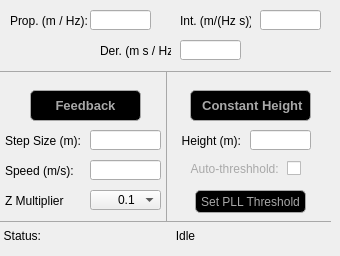
    <widget class="QWidget" name="tab">
     <property name="styleSheet">
      <string notr="true">#tab{
background: black
}</string>
     </property>
     <attribute name="title">
      <string>PID Approach</string>
     </attribute>
     <widget class="QPushButton" name="push_ApproachForFeedback">
      <property name="geometry">
       <rect>
        <x>30</x>
        <y>90</y>
        <width>111</width>
        <height>31</height>
       </rect>
      </property>
      <property name="font">
       <font>
        <pointsize>10</pointsize>
        <weight>75</weight>
        <bold>true</bold>
       </font>
      </property>
      <property name="styleSheet">
       <string notr="true">QPushButton#push_ApproachForFeedback{
color: rgb(168,168,168);
background-color:rgb(0,0,0);
border: 1px solid rgb(168,168,168);
border-radius: 5px
}

QPushButton:pressed#push_ApproachForFeedback{
color: rgb(168,168,168);
background-color:rgb(95,107,166);
border: 1px solid rgb(168,168,168);
border-radius: 5px
}

QPushButton:disabled#push_ApproachForFeedback{
color: rgb(80,80,80);
background-color:rgb(0,0,0);
border: 1px solid rgb(80,80,80);
border-radius: 5px
}
</string>
      </property>
      <property name="text">
       <string>Feedback</string>
      </property>
     </widget>
     <widget class="QLineEdit" name="lineEdit_I">
      <property name="geometry">
       <rect>
        <x>260</x>
        <y>10</y>
        <width>61</width>
        <height>20</height>
       </rect>
      </property>
      <property name="text">
       <string/>
      </property>
      <property name="alignment">
       <set>Qt::AlignRight|Qt::AlignTrailing|Qt::AlignVCenter</set>
      </property>
     </widget>
     <widget class="QPushButton" name="push_PIDApproachForConstant">
      <property name="geometry">
       <rect>
        <x>190</x>
        <y>90</y>
        <width>121</width>
        <height>31</height>
       </rect>
      </property>
      <property name="font">
       <font>
        <pointsize>10</pointsize>
        <weight>75</weight>
        <bold>true</bold>
       </font>
      </property>
      <property name="styleSheet">
       <string notr="true">QPushButton#push_PIDApproachForConstant{
color: rgb(168,168,168);
background-color:rgb(0,0,0);
border: 1px solid rgb(168,168,168);
border-radius: 5px
}

QPushButton:pressed#push_PIDApproachForConstant{
color: rgb(168,168,168);
background-color:rgb(95,107,166);
border: 1px solid rgb(168,168,168);
border-radius: 5px
}

QPushButton:disabled#push_PIDApproachForConstant{
color: rgb(80,80,80);
background-color:rgb(0,0,0);
border: 1px solid rgb(80,80,80);
border-radius: 5px
}
</string>
      </property>
      <property name="text">
       <string> Constant Height</string>
      </property>
     </widget>
     <widget class="Line" name="line_5">
      <property name="geometry">
       <rect>
        <x>165</x>
        <y>71</y>
        <width>3</width>
        <height>151</height>
       </rect>
      </property>
      <property name="styleSheet">
       <string notr="true">#line_5{
color: rgb(168,168,168)
}</string>
      </property>
      <property name="frameShadow">
       <enum>QFrame::Plain</enum>
      </property>
      <property name="orientation">
       <enum>Qt::Vertical</enum>
      </property>
     </widget>
     <widget class="QLabel" name="label_2">
      <property name="geometry">
       <rect>
        <x>100</x>
        <y>40</y>
        <width>71</width>
        <height>22</height>
       </rect>
      </property>
      <property name="text">
       <string>Der. (m s / Hz):</string>
      </property>
     </widget>
     <widget class="QLineEdit" name="lineEdit_PID_Const_Height">
      <property name="geometry">
       <rect>
        <x>250</x>
        <y>130</y>
        <width>61</width>
        <height>20</height>
       </rect>
      </property>
      <property name="text">
       <string/>
      </property>
      <property name="alignment">
       <set>Qt::AlignCenter</set>
      </property>
     </widget>
     <widget class="Line" name="line_3">
      <property name="geometry">
       <rect>
        <x>0</x>
        <y>70</y>
        <width>331</width>
        <height>3</height>
       </rect>
      </property>
      <property name="styleSheet">
       <string notr="true">#line_3{
color:rgb(168,168,168)
}</string>
      </property>
      <property name="frameShadow">
       <enum>QFrame::Plain</enum>
      </property>
      <property name="lineWidth">
       <number>1</number>
      </property>
      <property name="orientation">
       <enum>Qt::Horizontal</enum>
      </property>
     </widget>
     <widget class="QLineEdit" name="lineEdit_D">
      <property name="geometry">
       <rect>
        <x>180</x>
        <y>40</y>
        <width>61</width>
        <height>20</height>
       </rect>
      </property>
      <property name="text">
       <string/>
      </property>
      <property name="alignment">
       <set>Qt::AlignRight|Qt::AlignTrailing|Qt::AlignVCenter</set>
      </property>
     </widget>
     <widget class="QLabel" name="label_3">
      <property name="geometry">
       <rect>
        <x>180</x>
        <y>10</y>
        <width>71</width>
        <height>22</height>
       </rect>
      </property>
      <property name="text">
       <string>Int. (m/(Hz s)):</string>
      </property>
     </widget>
     <widget class="QLabel" name="label_23">
      <property name="geometry">
       <rect>
        <x>180</x>
        <y>130</y>
        <width>61</width>
        <height>22</height>
       </rect>
      </property>
      <property name="text">
       <string>Height (m):</string>
      </property>
      <property name="alignment">
       <set>Qt::AlignRight|Qt::AlignTrailing|Qt::AlignVCenter</set>
      </property>
     </widget>
     <widget class="QLabel" name="label">
      <property name="geometry">
       <rect>
        <x>10</x>
        <y>10</y>
        <width>81</width>
        <height>22</height>
       </rect>
      </property>
      <property name="text">
       <string>Prop. (m / Hz):</string>
      </property>
     </widget>
     <widget class="QLineEdit" name="lineEdit_P">
      <property name="geometry">
       <rect>
        <x>90</x>
        <y>10</y>
        <width>61</width>
        <height>20</height>
       </rect>
      </property>
      <property name="text">
       <string/>
      </property>
      <property name="alignment">
       <set>Qt::AlignRight|Qt::AlignTrailing|Qt::AlignVCenter</set>
      </property>
     </widget>
     <widget class="QLabel" name="label_5">
      <property name="geometry">
       <rect>
        <x>5</x>
        <y>130</y>
        <width>81</width>
        <height>22</height>
       </rect>
      </property>
      <property name="text">
       <string>Step Size (m):</string>
      </property>
     </widget>
     <widget class="QLineEdit" name="lineEdit_PID_Step_Size">
      <property name="geometry">
       <rect>
        <x>90</x>
        <y>130</y>
        <width>71</width>
        <height>20</height>
       </rect>
      </property>
      <property name="text">
       <string/>
      </property>
      <property name="alignment">
       <set>Qt::AlignRight|Qt::AlignTrailing|Qt::AlignVCenter</set>
      </property>
     </widget>
     <widget class="QLineEdit" name="lineEdit_PID_Step_Speed">
      <property name="geometry">
       <rect>
        <x>90</x>
        <y>160</y>
        <width>71</width>
        <height>20</height>
       </rect>
      </property>
      <property name="text">
       <string/>
      </property>
      <property name="alignment">
       <set>Qt::AlignRight|Qt::AlignTrailing|Qt::AlignVCenter</set>
      </property>
     </widget>
     <widget class="QLabel" name="label_26">
      <property name="geometry">
       <rect>
        <x>5</x>
        <y>160</y>
        <width>121</width>
        <height>22</height>
       </rect>
      </property>
      <property name="text">
       <string>Speed (m/s):</string>
      </property>
     </widget>
     <widget class="QComboBox" name="comboBox_ZMultiplier">
      <property name="geometry">
       <rect>
        <x>90</x>
        <y>190</y>
        <width>71</width>
        <height>20</height>
       </rect>
      </property>
      <property name="font">
       <font>
        <kerning>true</kerning>
       </font>
      </property>
      <property name="layoutDirection">
       <enum>Qt::LeftToRight</enum>
      </property>
      <property name="styleSheet">
       <string notr="true">#comboBox_ZMultiplier{
padding-left: 27px
}</string>
      </property>
      <property name="currentIndex">
       <number>2</number>
      </property>
      <property name="sizeAdjustPolicy">
       <enum>QComboBox::AdjustToContentsOnFirstShow</enum>
      </property>
      <item>
       <property name="text">
        <string>1</string>
       </property>
      </item>
      <item>
       <property name="text">
        <string>0.4</string>
       </property>
      </item>
      <item>
       <property name="text">
        <string>0.1</string>
       </property>
      </item>
     </widget>
     <widget class="QLabel" name="label_36">
      <property name="geometry">
       <rect>
        <x>5</x>
        <y>190</y>
        <width>121</width>
        <height>22</height>
       </rect>
      </property>
      <property name="layoutDirection">
       <enum>Qt::LeftToRight</enum>
      </property>
      <property name="text">
       <string>Z Multiplier</string>
      </property>
     </widget>
     <widget class="Line" name="line_7">
      <property name="geometry">
       <rect>
        <x>0</x>
        <y>220</y>
        <width>331</width>
        <height>3</height>
       </rect>
      </property>
      <property name="styleSheet">
       <string notr="true">#line_7{
color:rgb(168,168,168)
}</string>
      </property>
      <property name="frameShadow">
       <enum>QFrame::Plain</enum>
      </property>
      <property name="lineWidth">
       <number>1</number>
      </property>
      <property name="orientation">
       <enum>Qt::Horizontal</enum>
      </property>
     </widget>
     <widget class="QLabel" name="label_25">
      <property name="geometry">
       <rect>
        <x>-20</x>
        <y>225</y>
        <width>61</width>
        <height>22</height>
       </rect>
      </property>
      <property name="text">
       <string>Status:</string>
      </property>
      <property name="alignment">
       <set>Qt::AlignRight|Qt::AlignTrailing|Qt::AlignVCenter</set>
      </property>
     </widget>
     <widget class="QLabel" name="label_pidApproachStatus">
      <property name="geometry">
       <rect>
        <x>50</x>
        <y>225</y>
        <width>271</width>
        <height>22</height>
       </rect>
      </property>
      <property name="text">
       <string>Idle</string>
      </property>
      <property name="alignment">
       <set>Qt::AlignCenter</set>
      </property>
     </widget>
     <widget class="QCheckBox" name="checkBox_autoThreshold">
      <property name="geometry">
       <rect>
        <x>185</x>
        <y>160</y>
        <width>116</width>
        <height>17</height>
       </rect>
      </property>
      <property name="layoutDirection">
       <enum>Qt::RightToLeft</enum>
      </property>
      <property name="styleSheet">
       <string notr="true">#checkBox_autoThreshold{
color: rgb(168,168,168);
}</string>
      </property>
      <property name="text">
       <string>Auto-threshhold: </string>
      </property>
     </widget>
     <widget class="QPushButton" name="push_setPLLThresh">
      <property name="geometry">
       <rect>
        <x>195</x>
        <y>190</y>
        <width>111</width>
        <height>23</height>
       </rect>
      </property>
      <property name="styleSheet">
       <string notr="true">QPushButton#push_setPLLThresh{
color: rgb(168,168,168);
background-color:rgb(0,0,0);
border: 1px solid rgb(168,168,168);
border-radius: 5px
}

QPushButton:pressed#push_setPLLThresh{
color: rgb(168,168,168);
background-color:rgb(95,107,166);
border: 1px solid rgb(168,168,168);
border-radius: 5px
}

QPushButton:disabled#push_setPLLThresh{
color: rgb(80,80,80);
background-color:rgb(0,0,0);
border: 1px solid rgb(80,80,80);
border-radius: 5px
}

</string>
      </property>
      <property name="text">
       <string>Set PLL Threshold</string>
      </property>
     </widget>
    </widget>
